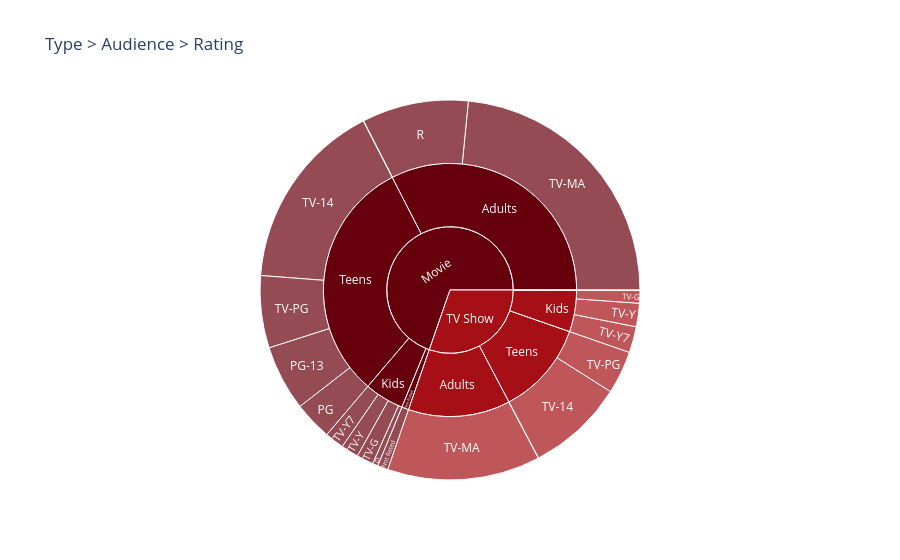
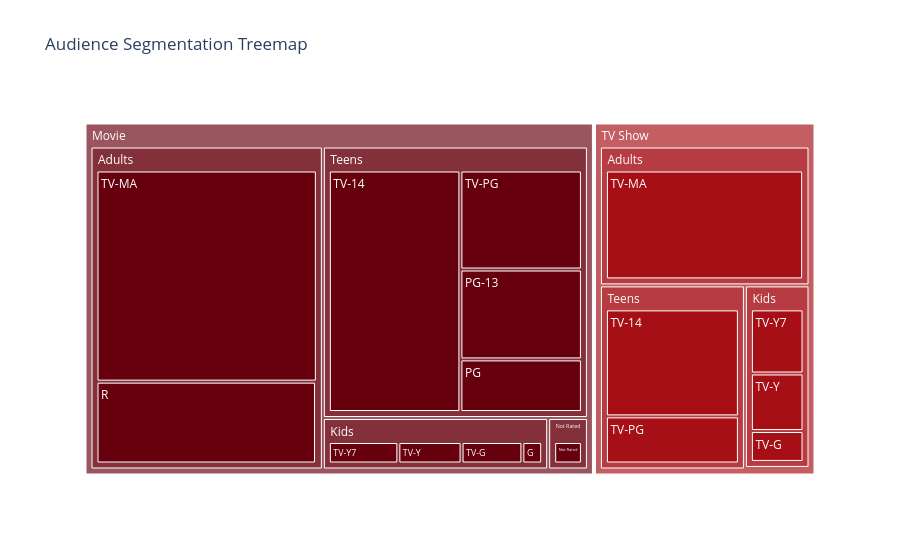

Here is the notebook cell these charts were saved with, in order:
### Code cell
fig = px.sunburst(df, path=["type", "audience", "rating"], title="Type > Audience > Rating",
                  color_discrete_sequence=px.colors.sequential.Reds_r)
fig.show()

fig = px.treemap(df, path=["type", "audience", "rating"], title="Audience Segmentation Treemap",
                 color_discrete_sequence=px.colors.sequential.Reds_r)
fig.show()

### Figure 1 — Plotly figure (JSON) as saved in the notebook; plotly's stock layout.template omitted (floating-point values rounded to 4 significant figures)
{"data": [{"branchvalues": "total", "domain": {"x": [0, 1], "y": [0, 1]}, "hovertemplate": "labels=%{label}<br>count=%{value}<br>parent=%{parent}<br>id=%{id}<extra></extra>", "ids": ["Movie/Teens/PG-13", "TV Show/Adults/TV-MA", "Movie/Teens/TV-PG", "Movie/Adults/TV-MA", "TV Show/Teens/TV-14", "Movie/Kids/TV-Y7", "Movie/Teens/TV-14", "Movie/Kids/TV-Y", "TV Show/Kids/TV-Y", "Movie/Teens/PG", "TV Show/Kids/TV-Y7", "TV Show/Teens/TV-PG", "TV Show/Kids/TV-G", "Movie/Kids/TV-G", "Movie/Adults/R", "Movie/Kids/G", "TV Show/Adults/R", "Movie/Adults/NC-17", "Movie/Not Rated/Not Rated", "TV Show/Not Rated/Not Rated", "Movie/Teens", "TV Show/Adults", "Movie/Adults", "TV Show/Teens", "Movie/Kids", "TV Show/Kids", "Movie/Not Rated", "TV Show/Not Rated", "Movie", "TV Show"], "labels": ["PG-13", "TV-MA", "TV-PG", "TV-MA", "TV-14", "TV-Y7", "TV-14", "TV-Y", "TV-Y", "PG", "TV-Y7", "TV-PG", "TV-G", "TV-G", "R", "G", "R", "NC-17", "Not Rated", "Not Rated", "Teens", "Adults", "Adults", "Teens", "Kids", "Kids", "Not Rated", "Not Rated", "Movie", "TV Show"], "name": "", "parents": ["Movie/Teens", "TV Show/Adults", "Movie/Teens", "Movie/Adults", "TV Show/Teens", "Movie/Kids", "Movie/Teens", "Movie/Kids", "TV Show/Kids", "Movie/Teens", "TV Show/Kids", "TV Show/Teens", "TV Show/Kids", "Movie/Kids", "Movie/Adults", "Movie/Kids", "TV Show/Adults", "Movie/Adults", "Movie/Not Rated", "TV Show/Not Rated", "Movie", "TV Show", "Movie", "TV Show", "Movie", "TV Show", "Movie", "TV Show", "", ""], "type": "sunburst", "values": [490, 1143, 540, 2061, 729, 144, 1426, 131, 175, 287, 195, 321, 94, 126, 796, 41, 2, 3, 78, 4, 2743, 1145, 2860, 1050, 442, 464, 78, 4, 6123, 2663]}], "layout": {"legend": {"tracegroupgap": 0}, "sunburstcolorway": ["rgb(103,0,13)", "rgb(165,15,21)", "rgb(203,24,29)", "rgb(239,59,44)", "rgb(251,106,74)", "rgb(252,146,114)", "rgb(252,187,161)", "rgb(254,224,210)", "rgb(255,245,240)"], "title": {"text": "Type > Audience > Rating"}}}

### Figure 2 — Plotly figure (JSON) as saved in the notebook; plotly's stock layout.template omitted (floating-point values rounded to 4 significant figures)
{"data": [{"branchvalues": "total", "domain": {"x": [0, 1], "y": [0, 1]}, "hovertemplate": "labels=%{label}<br>count=%{value}<br>parent=%{parent}<br>id=%{id}<extra></extra>", "ids": ["Movie/Teens/PG-13", "TV Show/Adults/TV-MA", "Movie/Teens/TV-PG", "Movie/Adults/TV-MA", "TV Show/Teens/TV-14", "Movie/Kids/TV-Y7", "Movie/Teens/TV-14", "Movie/Kids/TV-Y", "TV Show/Kids/TV-Y", "Movie/Teens/PG", "TV Show/Kids/TV-Y7", "TV Show/Teens/TV-PG", "TV Show/Kids/TV-G", "Movie/Kids/TV-G", "Movie/Adults/R", "Movie/Kids/G", "TV Show/Adults/R", "Movie/Adults/NC-17", "Movie/Not Rated/Not Rated", "TV Show/Not Rated/Not Rated", "Movie/Teens", "TV Show/Adults", "Movie/Adults", "TV Show/Teens", "Movie/Kids", "TV Show/Kids", "Movie/Not Rated", "TV Show/Not Rated", "Movie", "TV Show"], "labels": ["PG-13", "TV-MA", "TV-PG", "TV-MA", "TV-14", "TV-Y7", "TV-14", "TV-Y", "TV-Y", "PG", "TV-Y7", "TV-PG", "TV-G", "TV-G", "R", "G", "R", "NC-17", "Not Rated", "Not Rated", "Teens", "Adults", "Adults", "Teens", "Kids", "Kids", "Not Rated", "Not Rated", "Movie", "TV Show"], "name": "", "parents": ["Movie/Teens", "TV Show/Adults", "Movie/Teens", "Movie/Adults", "TV Show/Teens", "Movie/Kids", "Movie/Teens", "Movie/Kids", "TV Show/Kids", "Movie/Teens", "TV Show/Kids", "TV Show/Teens", "TV Show/Kids", "Movie/Kids", "Movie/Adults", "Movie/Kids", "TV Show/Adults", "Movie/Adults", "Movie/Not Rated", "TV Show/Not Rated", "Movie", "TV Show", "Movie", "TV Show", "Movie", "TV Show", "Movie", "TV Show", "", ""], "type": "treemap", "values": [490, 1143, 540, 2061, 729, 144, 1426, 131, 175, 287, 195, 321, 94, 126, 796, 41, 2, 3, 78, 4, 2743, 1145, 2860, 1050, 442, 464, 78, 4, 6123, 2663]}], "layout": {"legend": {"tracegroupgap": 0}, "title": {"text": "Audience Segmentation Treemap"}, "treemapcolorway": ["rgb(103,0,13)", "rgb(165,15,21)", "rgb(203,24,29)", "rgb(239,59,44)", "rgb(251,106,74)", "rgb(252,146,114)", "rgb(252,187,161)", "rgb(254,224,210)", "rgb(255,245,240)"]}}
